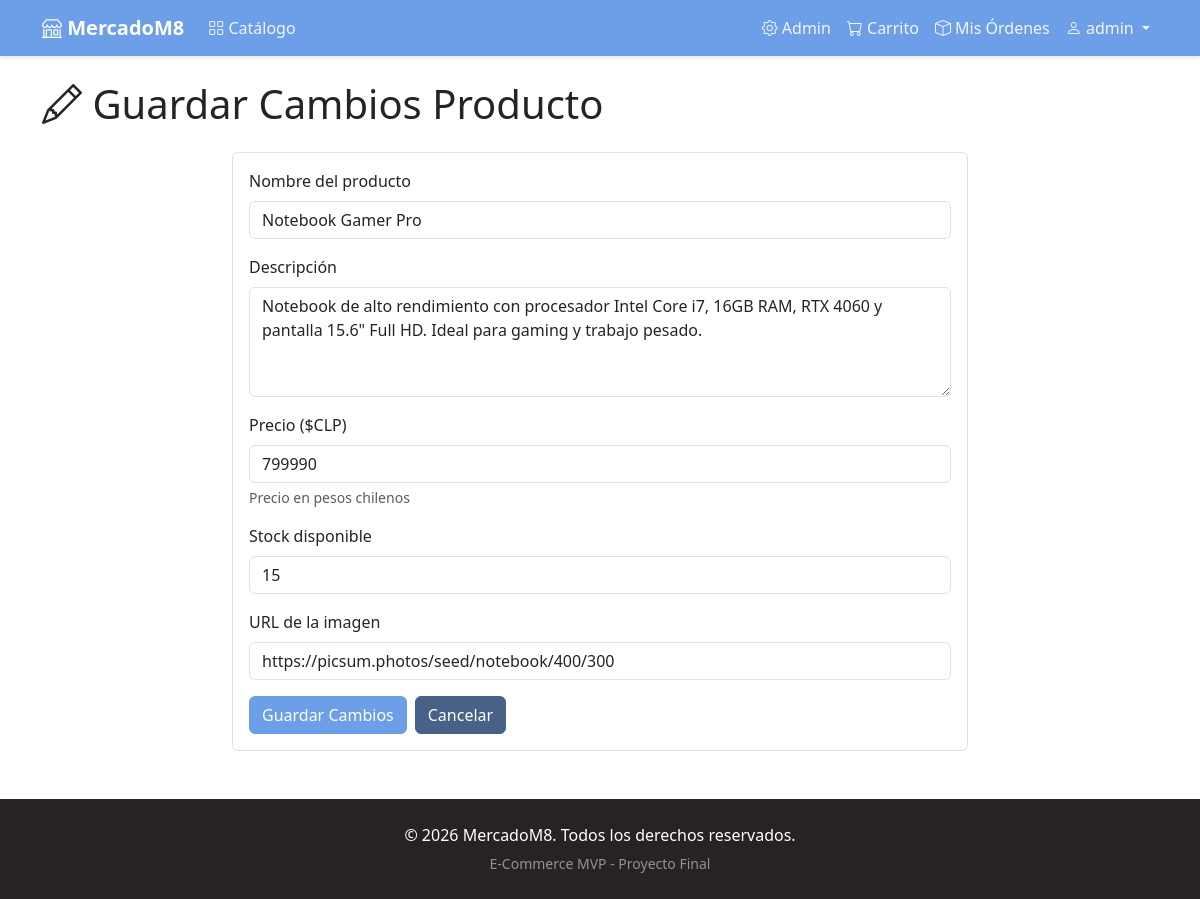
The app's page /panel-admin/productos/editar/1/ (signed in) with its own data.
### core/models.py (models this page shows, shortened)
class Producto(models.Model):
    nombre = models.CharField(max_length=200, verbose_name="Nombre del producto")
    descripcion = models.TextField(verbose_name="Descripción")
    precio = models.DecimalField(
        max_digits=10,
        decimal_places=0,
        validators=[MinValueValidator(Decimal('1'))],
        verbose_name="Precio ($CLP)",
        help_text="Precio en pesos chilenos"
    )
    stock = models.PositiveIntegerField(verbose_name="Stock disponible")
    imagen = models.URLField(
        max_length=500,
        blank=True,
        null=True,
        verbose_name="URL de la imagen"
    )
    fecha_creacion = models.DateTimeField(auto_now_add=True)
    fecha_actualizacion = models.DateTimeField(auto_now=True)
    class Meta:
        verbose_name = "Producto"
        verbose_name_plural = "Productos"
        ordering = ['nombre']

### core/views.py (the view)
@staff_member_required
def editar_producto(request, producto_id):
    producto = get_object_or_404(Producto, id=producto_id)
    if request.method == 'POST':
        formulario = FormularioProducto(request.POST, instance=producto)
        if formulario.is_valid():
            formulario.save()
            messages.success(request, 'Producto actualizado exitosamente.')
            return redirect('gestionar_productos')
    else:
        formulario = FormularioProducto(instance=producto)
    return render(request, 'core/producto_form.html', {
        'formulario': formulario,
        'titulo': 'Editar Producto',
        'accion': 'Guardar Cambios',
        'producto': producto,
    })

### core/forms.py (shortened to what this page needs)
class FormularioProducto(forms.ModelForm):
    class Meta:
        model = Producto
        fields = ['nombre', 'descripcion', 'precio', 'stock', 'imagen']
        labels = {
            'nombre': 'Nombre del producto',
            'descripcion': 'Descripción',
            'precio': 'Precio ($CLP)',
            'stock': 'Stock disponible',
            'imagen': 'URL de la imagen',
        }
        widgets = {
            'descripcion': forms.Textarea(attrs={'rows': 4}),
        }
    def __init__(self, *args, **kwargs):
        super().__init__(*args, **kwargs)
        for field in self.fields.values():
            field.widget.attrs.update({'class': 'form-control'})

### core/context_processors.py (called while the page is built)
def carrito_contador(request):
    contador = 0
    if request.user.is_authenticated:
        carrito = Carrito.objects.filter(usuario=request.user).first()
        if carrito:
            contador = sum(item.cantidad for item in carrito.items.all())
    return {'carrito_contador': contador}

### core/templates/core/producto_form.html (shortened to what this page needs)
{% extends 'core/base.html' %}
{% block content %}
<h1 class="mb-4">
    <i class="bi {% if accion == 'Crear' %}bi-plus-circle{% else %}bi-pencil{% endif %}"></i>
    {{ accion }} Producto
</h1>
<div class="row justify-content-center">
    <div class="col-md-8">
        <div class="card">
            <div class="card-body">
                <form method="post">
                    {% for field in formulario %}
                    <div class="mb-3">
                        <label for="{{ field.id_for_label }}" class="form-label">{{ field.label }}</label>
                        {{ field }}
                        {% if field.help_text %}
                        <div class="form-text">{{ field.help_text }}</div>
                        {% endif %}
                    </div>
                    {% endfor %}
                    <div class="d-flex gap-2">
                        <button type="submit" class="btn btn-primario">{{ accion }}</button>
                        <a href="{% url 'gestionar_productos' %}" class="btn btn-secondary">Cancelar</a>
                    </div>
                </form>
            </div>
        </div>
    </div>
</div>
{% endblock %}

### core/templates/core/navbar.html (shortened to what this page needs)
<nav class="navbar navbar-expand-lg navbar-dark">
    <div class="container">
        <a class="navbar-brand fw-bold" href="{% url 'inicio' %}">
            <i class="bi bi-shop"></i> MercadoM8
        </a>
        <div class="collapse navbar-collapse" id="navbarNav">
            <ul class="navbar-nav me-auto">
                <li class="nav-item">
                    <a class="nav-link" href="{% url 'catalogo' %}">
                        <i class="bi bi-grid"></i> Catálogo
                    </a>
                </li>
            </ul>
            <ul class="navbar-nav">
                {% if user.is_authenticated %}
                    {% if user.is_staff %}
                    <li class="nav-item">
                        <a class="nav-link" href="{% url 'panel_admin' %}">
                            <i class="bi bi-gear"></i> Admin
                        </a>
                    </li>
                    {% endif %}
                    <li class="nav-item">
                        <a class="nav-link" href="{% url 'ver_carrito' %}">
                            <i class="bi bi-cart"></i> Carrito
                        </a>
                    </li>
                    <li class="nav-item">
                        <a class="nav-link" href="{% url 'mis_ordenes' %}">
                            <i class="bi bi-box"></i> Mis Órdenes
                        </a>
                    </li>
                    <li class="nav-item dropdown">
                        <a class="nav-link dropdown-toggle" href="#" role="button" data-bs-toggle="dropdown">
                            <i class="bi bi-person"></i> {{ user.username }}
                        </a>
                    </li>
                {% endif %}
            </ul>
        </div>
    </div>
</nav>

### static/core/css/estilo.css (style rules this page uses)
:root { --azul: #6c9fe7; --azul-oscuro: #476187; --casi-negro: #262322; --cafe: #895438; --naranja: #e6844e; }
body { font-family: 'Segoe UI', Tahoma, Geneva, Verdana, sans-serif; color: var(--casi-negro); min-height: 100vh; display: flex; flex-direction: column; }
.navbar { background-color: var(--azul) !important; box-shadow: 0 2px 4px rgba(0,0,0,0.1); }
.navbar .nav-link { color: rgba(255,255,255,0.9) !important; transition: color 0.2s; }
.btn-primario { background-color: var(--azul); border-color: var(--azul); color: white; }
.btn-secondary { background-color: var(--azul-oscuro); border-color: var(--azul-oscuro); color: white; }
.card { border: 1px solid #e0e0e0; transition: box-shadow 0.2s; }

### records on screen
Producto: formulario "Notebook Gamer Pro" "Notebook de alto rendimiento con procesador Intel Core i7, 16GB RAM, RTX 4060 y pantalla 15.6\" Full HD. Ideal para gaming y trabajo pesado." "799990" "15" "https://picsum.photos/seed/notebook/400/300"

### other values on screen
{{ user.username }} "admin"
{{ accion }} "Guardar Cambios"
{{ field.label }} "Nombre del producto" "Descripción" "Precio ($CLP)" "Stock disponible" "URL de la imagen"
{{ field.help_text }} "Precio en pesos chilenos"
